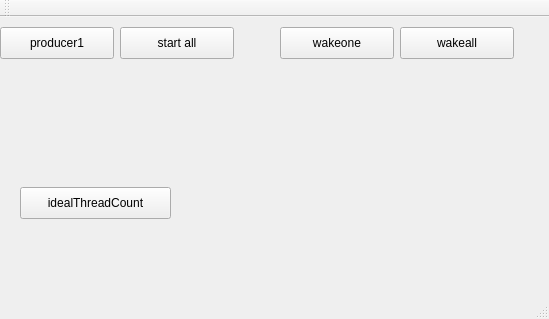
<?xml version="1.0" encoding="UTF-8"?>
<ui version="4.0">
 <class>MainWindow</class>
 <widget class="QMainWindow" name="MainWindow">
  <property name="geometry">
   <rect>
    <x>0</x>
    <y>0</y>
    <width>549</width>
    <height>319</height>
   </rect>
  </property>
  <property name="windowTitle">
   <string>MainWindow</string>
  </property>
  <widget class="QWidget" name="centralWidget">
   <widget class="QPushButton" name="pushButton">
    <property name="geometry">
     <rect>
      <x>0</x>
      <y>10</y>
      <width>114</width>
      <height>32</height>
     </rect>
    </property>
    <property name="text">
     <string>producer1</string>
    </property>
   </widget>
   <widget class="QPushButton" name="pushButton_2">
    <property name="geometry">
     <rect>
      <x>280</x>
      <y>10</y>
      <width>114</width>
      <height>32</height>
     </rect>
    </property>
    <property name="text">
     <string>wakeone</string>
    </property>
   </widget>
   <widget class="QPushButton" name="pushButton_3">
    <property name="geometry">
     <rect>
      <x>400</x>
      <y>10</y>
      <width>114</width>
      <height>32</height>
     </rect>
    </property>
    <property name="text">
     <string>wakeall</string>
    </property>
   </widget>
   <widget class="QPushButton" name="pushButton_4">
    <property name="geometry">
     <rect>
      <x>120</x>
      <y>10</y>
      <width>114</width>
      <height>32</height>
     </rect>
    </property>
    <property name="text">
     <string>start all</string>
    </property>
   </widget>
   <widget class="QPushButton" name="pushButton_5">
    <property name="geometry">
     <rect>
      <x>20</x>
      <y>170</y>
      <width>151</width>
      <height>32</height>
     </rect>
    </property>
    <property name="text">
     <string>idealThreadCount</string>
    </property>
   </widget>
  </widget>
  <widget class="QMenuBar" name="menuBar">
   <property name="geometry">
    <rect>
     <x>0</x>
     <y>0</y>
     <width>549</width>
     <height>22</height>
    </rect>
   </property>
  </widget>
  <widget class="QToolBar" name="mainToolBar">
   <attribute name="toolBarArea">
    <enum>TopToolBarArea</enum>
   </attribute>
   <attribute name="toolBarBreak">
    <bool>false</bool>
   </attribute>
  </widget>
  <widget class="QStatusBar" name="statusBar"/>
 </widget>
 <layoutdefault spacing="6" margin="11"/>
 <resources/>
 <connections/>
</ui>
